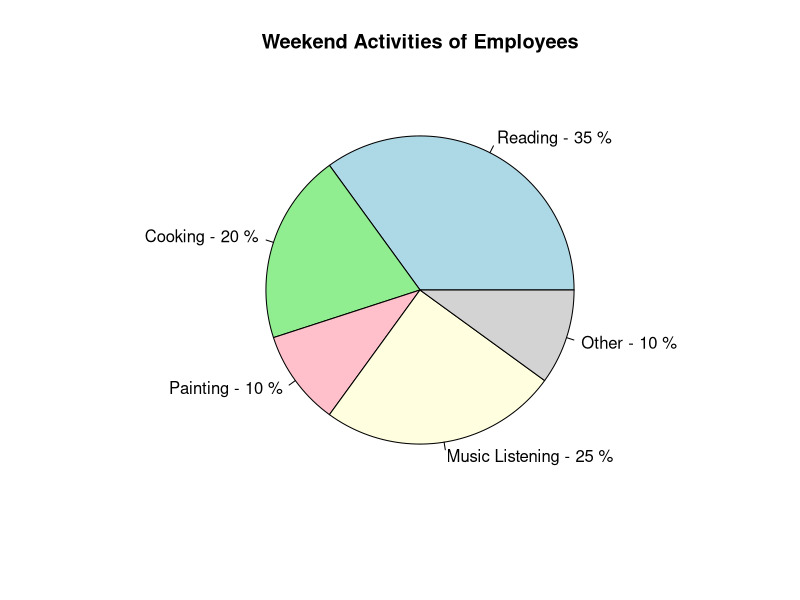

R code for this plot:
cat("--- QUESTION 5 ---\n")

activities <- c("Reading", "Cooking", "Painting", "Music Listening", "Other")
activity_percentages <- c(35, 20, 10, 25, 10)

pie(activity_percentages, 
    labels = paste(activities, "-", activity_percentages, "%"), 
    col = c("lightblue", "lightgreen", "pink", "lightyellow", "lightgray"),
    main = "Weekend Activities of Employees")

most_common_activity <- activities[which.max(activity_percentages)]

cat("According to the chart data, the most common activity is:", most_common_activity, "\n")
